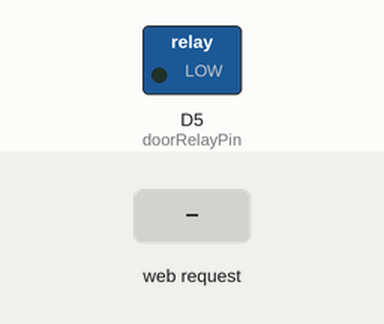
Bench run of a sketch on a simulated ESP8266 (NodeMCU). Shown: switched loads named in the sketch (green lamp = pin HIGH). Inputs (shaded band) come from the test bench. WiFi joins after 1.5 s; servers stay silent unless stated; what the sketch prints to the serial monitor is not drawn.

Above: at 2.7 s.
2.8 s: HTTP request GET /open received
At 3.2 s:
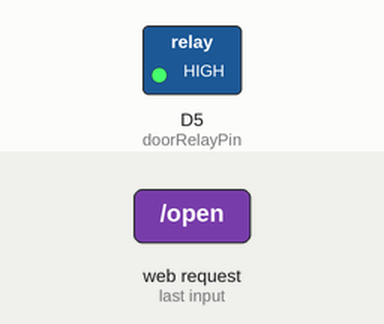
4.3 s: HTTP request GET /close received
At 5.5 s:
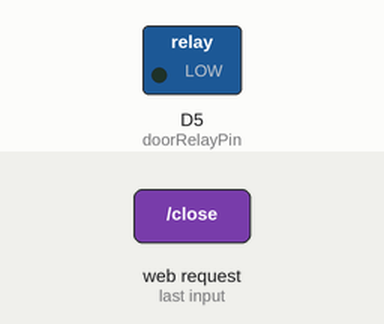
5.8 s: HTTP request GET /test received
At 6.7 s:
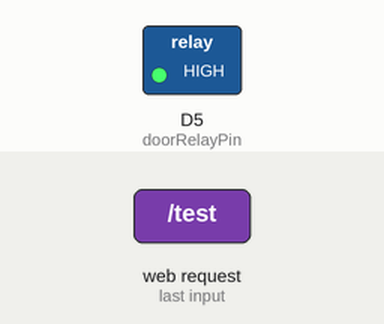
Timing chart, 0 to 16.3 s (numbered marks = the images above; inputs shaded):
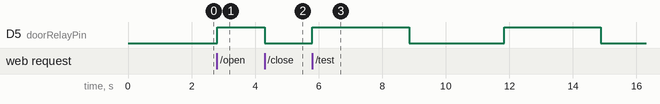

Measured:
- after the input at 2.8 s, D5 (doorRelayPin): LOW → HIGH at once
- after the input at 4.3 s, D5 (doorRelayPin): HIGH → LOW at once
- after the input at 5.8 s, D5 (doorRelayPin): alternates HIGH for 3.0 s and LOW for 3.0 s, starting at once

The sketch:

test_relay_v3.ino
```cpp
#include <ESP8266WiFi.h>
#include <ESP8266WebServer.h>

// WiFi credentials
const char* ssid = "Agus";
const char* password = "12345678";

// Pin untuk relay pintu - GANTI KE GPIO 14 (D5)
const int doorRelayPin = 14; // GPIO 14 (D5) - lebih stabil

// Web server pada port 80
ESP8266WebServer server(80);

void setup() {
  Serial.begin(9600);
  Serial.println("ESP8266 Relay Test v3 - GPIO 14 (D5)");

  // Setup pin relay sebagai output
  pinMode(doorRelayPin, OUTPUT);
  digitalWrite(doorRelayPin, LOW); // Start dengan LOW (relay OFF)

  Serial.print("Setting up GPIO ");
  Serial.print(doorRelayPin);
  Serial.println(" as OUTPUT");

  // Koneksi ke WiFi
  WiFi.begin(ssid, password);
  Serial.print("Connecting to WiFi");
  while (WiFi.status() != WL_CONNECTED) {
    delay(500);
    Serial.print(".");
  }
  Serial.println("");
  Serial.print("Connected to WiFi. IP address: ");
  Serial.println(WiFi.localIP());

  // Setup routes
  server.on("/open", HTTP_GET, handleOpenDoor);
  server.on("/close", HTTP_GET, handleCloseDoor);
  server.on("/test", HTTP_GET, handleTestRelay);
  server.on("/status", HTTP_GET, handleStatus);
  server.on("/ping", HTTP_GET, handlePing);
  server.onNotFound(handleNotFound);

  // Start server
  server.begin();
  Serial.println("HTTP server started");

  Serial.println("Setup complete. GPIO 14 ready for relay control.");
}

void loop() {
  server.handleClient();
}

void handleOpenDoor() {
  Serial.println("=== DOOR OPEN REQUEST ===");

  digitalWrite(doorRelayPin, HIGH); // Relay ON
  Serial.println("GPIO 14 set to HIGH - Relay should be ON");
  Serial.println("Check if green LED turns ON and relay clicks");

  server.send(200, "text/plain", "Door opened - GPIO 14 HIGH");
}

void handleCloseDoor() {
  Serial.println("=== DOOR CLOSE REQUEST ===");

  digitalWrite(doorRelayPin, LOW); // Relay OFF
  Serial.println("GPIO 14 set to LOW - Relay should be OFF");
  Serial.println("Check if green LED turns OFF");

  server.send(200, "text/plain", "Door closed - GPIO 14 LOW");
}

void handleTestRelay() {
  Serial.println("=== RELAY TEST START ===");

  // Test 1: ON
  Serial.println("Test 1: Setting GPIO 14 to HIGH");
  digitalWrite(doorRelayPin, HIGH);
  Serial.println("Green LED should turn ON, relay should click");
  delay(3000);

  // Test 2: OFF
  Serial.println("Test 2: Setting GPIO 14 to LOW");
  digitalWrite(doorRelayPin, LOW);
  Serial.println("Green LED should turn OFF");
  delay(3000);

  // Test 3: ON again
  Serial.println("Test 3: Setting GPIO 14 to HIGH again");
  digitalWrite(doorRelayPin, HIGH);
  Serial.println("Green LED should turn ON again, relay should click");
  delay(3000);

  // Back to OFF
  Serial.println("Back to OFF: Setting GPIO 14 to LOW");
  digitalWrite(doorRelayPin, LOW);
  Serial.println("Test completed");

  server.send(200, "text/plain", "Relay test completed - Check serial for details");
}

void handleStatus() {
  int pinState = digitalRead(doorRelayPin);
  String status = "GPIO 14 state: " + String(pinState) + " (" + (pinState == HIGH ? "HIGH" : "LOW") + ")";
  Serial.println("Status check: " + status);
  server.send(200, "text/plain", status);
}

void handlePing() {
  Serial.println("Ping received");
  String response = "ESP8266 online. IP: " + WiFi.localIP().toString() + " GPIO 14 state: " + String(digitalRead(doorRelayPin));
  server.send(200, "text/plain", response);
}

void handleNotFound() {
  server.send(404, "text/plain", "Not found");
}
```

test_relay.ino
```cpp

```
